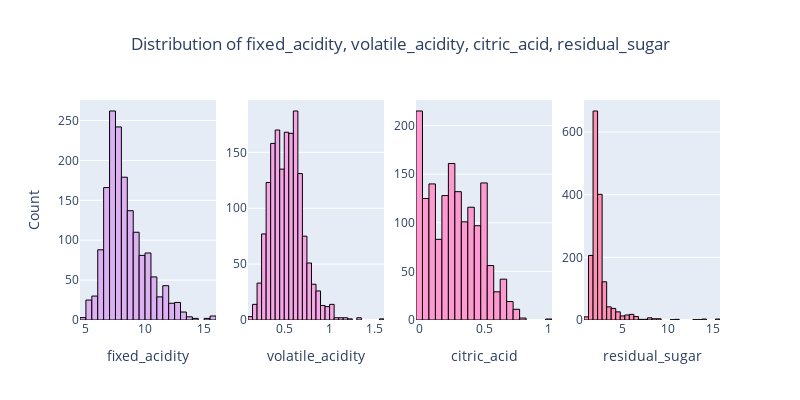

Source (notebook cell):
### Markdown cell above
In our dataset, we have identified a total of 601 outliers across 12 features using the Interquartile Range (IQR) method. 

These outliers represent values that significantly deviate from the rest of the data. 

While outliers can sometimes indicate errors, they can also represent valid but extreme variations in the data. 

At this stage, without a deeper understanding of the context and nature of the data, we have chosen to temporarily retain these outliers in our analysis. 

This decision stems from the possibility that these outliers could provide valuable insights. 

However, we acknowledge that outliers can potentially skew our analysis and we will therefore revisit this decision as necessary during later stages of our analysis.

### Code cell
plot_histograms(wine_df, ["fixed_acidity", "volatile_acidity", "citric_acid", "residual_sugar"])

### Figure 1 — Plotly figure (JSON) as saved in the notebook; plotly's stock layout.template omitted (floating-point values rounded to 4 significant figures; data arrays with more than 128 entries replaced by an {"elided": "..."} marker saying what was removed)
{"data": [{"marker": {"color": "#dcb0f2", "line": {"color": "#000000", "width": 1}}, "name": "fixed_acidity", "nbinsx": 40, "x": {"elided": "1599 float values"}, "type": "histogram", "xaxis": "x", "yaxis": "y"}, {"marker": {"color": "#f6a5e6", "line": {"color": "#000000", "width": 1}}, "name": "volatile_acidity", "nbinsx": 40, "x": {"elided": "1599 float values"}, "type": "histogram", "xaxis": "x2", "yaxis": "y2"}, {"marker": {"color": "#ff99d1", "line": {"color": "#000000", "width": 1}}, "name": "citric_acid", "nbinsx": 40, "x": {"elided": "1599 float values"}, "type": "histogram", "xaxis": "x3", "yaxis": "y3"}, {"marker": {"color": "#ff8fb4", "line": {"color": "#000000", "width": 1}}, "name": "residual_sugar", "nbinsx": 40, "x": {"elided": "1599 float values"}, "type": "histogram", "xaxis": "x4", "yaxis": "y4"}], "layout": {"xaxis": {"anchor": "y", "domain": [0.0, 0.2125], "title": {"text": "fixed_acidity"}}, "yaxis": {"anchor": "x", "domain": [0.0, 1.0], "title": {"text": "Count"}}, "xaxis2": {"anchor": "y2", "domain": [0.2625, 0.475], "title": {"text": "volatile_acidity"}}, "yaxis2": {"anchor": "x2", "domain": [0.0, 1.0]}, "xaxis3": {"anchor": "y3", "domain": [0.525, 0.7375], "title": {"text": "citric_acid"}}, "yaxis3": {"anchor": "x3", "domain": [0.0, 1.0]}, "xaxis4": {"anchor": "y4", "domain": [0.7875, 1.0], "title": {"text": "residual_sugar"}}, "yaxis4": {"anchor": "x4", "domain": [0.0, 1.0]}, "title": {"text": "Distribution of fixed_acidity, volatile_acidity, citric_acid, residual_sugar", "x": 0.5}, "height": 400, "width": 800, "showlegend": false}}
